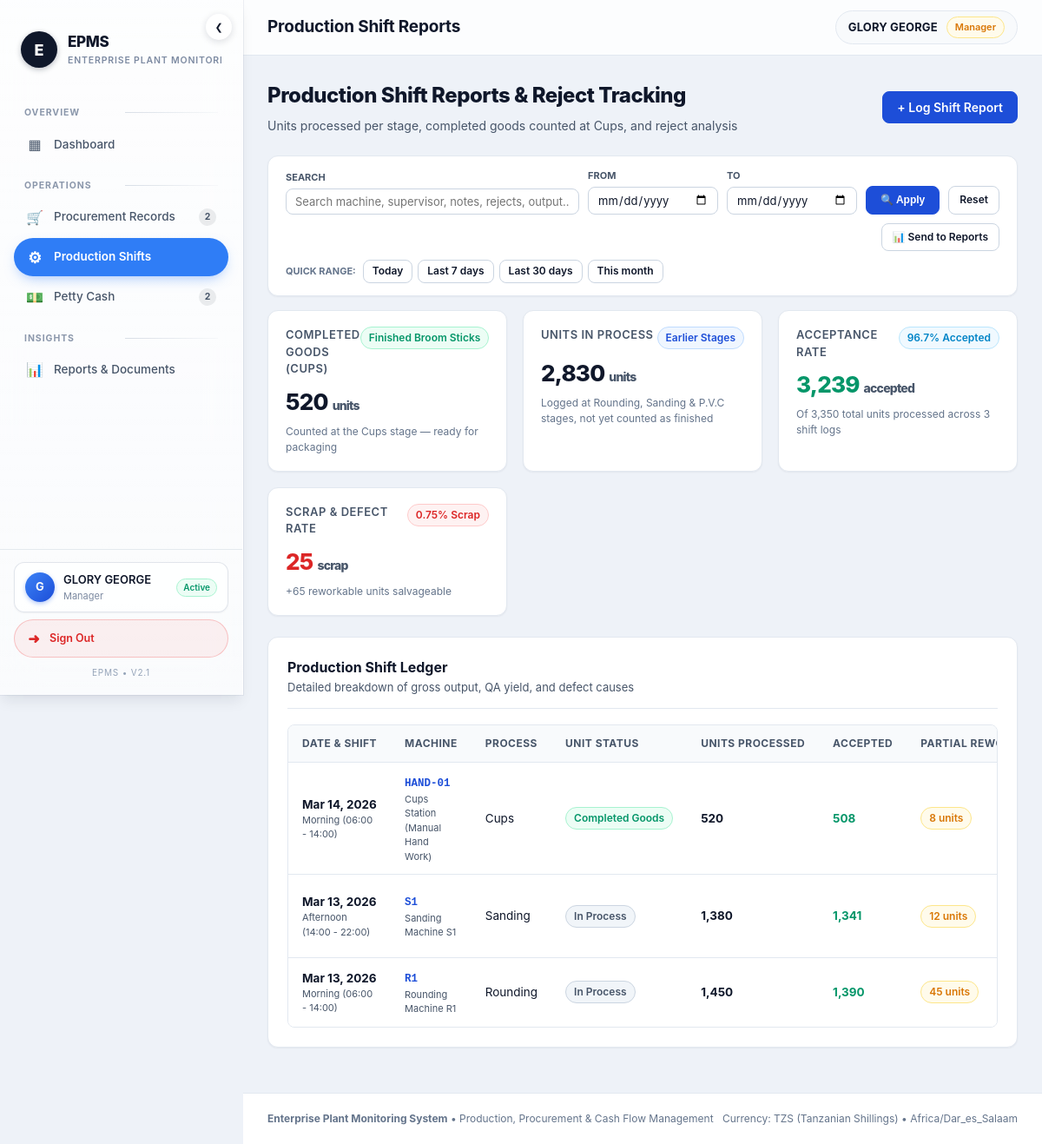
Screenshot of /production.php (signed in) with the database file from the repository.
### tables this page shows
CREATE TABLE `daily_reports` (
  `id` INT UNSIGNED NOT NULL AUTO_INCREMENT,
  `report_date` DATE NOT NULL,
  `shift` VARCHAR(60) NOT NULL,
  `supervisor_id` INT UNSIGNED NULL,
  `machine_id` INT UNSIGNED NULL,
  `units_produced` INT UNSIGNED NOT NULL DEFAULT 0,
  `good_units` INT UNSIGNED NOT NULL DEFAULT 0,
  `supervisor_notes` TEXT NULL,
  `created_at` DATETIME NOT NULL DEFAULT CURRENT_TIMESTAMP,
  PRIMARY KEY (`id`),
  CONSTRAINT `fk_reports_supervisor` FOREIGN KEY (`supervisor_id`) REFERENCES `users` (`id`) ON DELETE SET NULL,
  CONSTRAINT `fk_reports_machine` FOREIGN KEY (`machine_id`) REFERENCES `machines` (`id`) ON DELETE SET NULL
);

CREATE TABLE `machines` (
  `id` INT UNSIGNED NOT NULL AUTO_INCREMENT,
  `code` VARCHAR(30) NOT NULL,
  `name` VARCHAR(150) NOT NULL,
  `process_id` INT UNSIGNED NOT NULL,
  `status` VARCHAR(20) NOT NULL DEFAULT 'Operational',
  PRIMARY KEY (`id`),
  UNIQUE KEY `uq_machines_code` (`code`),
  CONSTRAINT `fk_machines_process` FOREIGN KEY (`process_id`) REFERENCES `processes` (`id`) ON DELETE CASCADE
);

### includes/functions.php (called while the page is built, shortened)
<?php
function formatNumber(int|float $num): string {
    return number_format($num);
}
function formatDate(string $date): string {
    return date('M d, Y', strtotime($date));
}

### production.php (the view, shortened to what this page needs)
<?php
require_once __DIR__ . '/includes/functions.php';
require_once __DIR__ . '/components/filter_bar.php';
$currentUserRole = $_SESSION['user_role'];
$filter = read_filter_params();
$searchSql = "";
$stmtReports = $db->prepare("
    SELECT r.*,
           m.code AS machine_code,
           m.name AS machine_name,
           COALESCE(p.id, 0) AS process_id,
           COALESCE(p.name, 'General') AS process_name,
           u.name AS supervisor_name,
           COALESCE(l.partial_reject_count, 0) AS partial_rejects,
           COALESCE(l.total_reject_count, 0) AS scrap_rejects,
           l.reject_reason,
           l.root_cause
    FROM daily_reports r
    JOIN machines m ON r.machine_id = m.id
    JOIN users u ON r.supervisor_id = u.id
    LEFT JOIN process_reject_logs l ON l.report_id = r.id
    LEFT JOIN processes p ON l.process_id = p.id
    WHERE 1=1
      " . ($filter['from'] !== '' ? " AND r.report_date >= :date_from" : "") . "
      " . ($filter['to'] !== '' ? " AND r.report_date <= :date_to" : "") . "
      " . $searchSql . "
    ORDER BY r.report_date DESC, r.id DESC
");
$stmtReports->execute();
$reports = $stmtReports->fetchAll();
$aggProduced = 0;
$aggGood = 0;
$aggScrap = 0;
$aggPartial = 0;
$aggCompletedUnits = 0;
$aggInProcessUnits = 0;
foreach ($reports as $r) {
    $aggProduced += (int)$r['units_produced'];
    $aggGood += (int)$r['good_units'];
    $aggScrap += (int)$r['scrap_rejects'];
    $aggPartial += (int)$r['partial_rejects'];
    if ((int)($r['process_id'] ?? 0) === 5) {
        $aggCompletedUnits += (int)$r['units_produced'];
    } else {
        $aggInProcessUnits += (int)$r['units_produced'];
    }
}
$aggYield = $aggProduced > 0 ? round(($aggGood / $aggProduced) * 100, 1) : 0;
$aggScrapRate = $aggProduced > 0 ? round(($aggScrap / $aggProduced) * 100, 2) : 0;
$showNew = isset($_GET['action']) && $_GET['action'] === 'new' && in_array($currentUserRole, ['Manager', 'CEO'], true);
include __DIR__ . '/components/header.php';
?>
<main class="page-container">
    <div class="page-header" style="display:flex; justify-content:space-between; align-items:center; flex-wrap:wrap; gap:12px;">
        <div>
            <h2 class="page-title">Production Shift Reports &amp; Reject Tracking</h2>
            <p class="page-subtitle">Units processed per stage, completed goods counted at Cups, and reject analysis</p>
        </div>
        <div style="display:flex; gap:10px; align-items:center;">
            <?php if ($currentUserRole === 'Accountant'): ?>
                <span class="badge badge-info" style="padding:6px 12px; font-size:12px;">&#128065; Accountant: View Only (expenses are managed in Petty Cash)</span>
            <?php elseif (!$showNew): ?>
                <a href="/production.php?action=new" class="btn btn-primary">+ Log Shift Report</a>
            <?php else: ?>
                <a href="/production.php" class="btn btn-secondary">&larr; Back to Shift Logs</a>
            <?php endif; ?>
        </div>
    </div>
    <div class="stats-grid">        <div class="stat-card">
            <div class="stat-header">
                <span class="stat-title">Completed Goods (Cups)</span>
                <span class="badge badge-success">Finished Broom Sticks</span>
            </div>
            <div class="stat-value"><?= formatNumber($aggCompletedUnits) ?> <span style="font-size:14px; color:var(--text-muted);">units</span></div>
            <div class="stat-desc">Counted at the Cups stage &mdash; ready for packaging</div>
        </div>
        <div class="stat-card">
            <div class="stat-header">
                <span class="stat-title">Units In Process</span>
                <span class="badge badge-primary">Earlier Stages</span>
            </div>
            <div class="stat-value"><?= formatNumber($aggInProcessUnits) ?> <span style="font-size:14px; color:var(--text-muted);">units</span></div>
            <div class="stat-desc">Logged at Rounding, Sanding &amp; P.V.C stages, not yet counted as finished</div>
        </div>
        <div class="stat-card">
            <div class="stat-header">
                <span class="stat-title">Acceptance Rate</span>
                <span class="badge badge-info"><?= $aggYield ?>% Accepted</span>
            </div>
            <div class="stat-value" style="color:var(--success);">
                <?= formatNumber($aggGood) ?> <span style="font-size:14px; color:var(--text-muted);">accepted</span>
            </div>
            <div class="stat-desc">
                Of <?= formatNumber($aggProduced) ?> total units processed across <?= count($reports) ?> shift logs
            </div>
        </div>
        <div class="stat-card">
            <div class="stat-header">
                <span class="stat-title">Scrap &amp; Defect Rate</span>
                <span class="badge badge-danger"><?= $aggScrapRate ?>% Scrap</span>
            </div>
            <div class="stat-value" style="color:var(--danger);"><?= formatNumber($aggScrap) ?> <span style="font-size:14px; color:var(--text-muted);">scrap</span></div>
            <div class="stat-desc">
                +<?= formatNumber($aggPartial) ?> reworkable units salvageable
            </div>
        </div>
    </div>
    <div class="card">
        <div class="card-header">
            <div>
                <h3 class="card-title">Production Shift Ledger</h3>
                <p class="card-subtitle">Detailed breakdown of gross output, QA yield, and defect causes</p>
            </div>
        </div>
        <div class="table-responsive">
            <table class="table">
                <thead>
                    <tr>
                        <th>Date &amp; Shift</th>
                        <th>Machine</th>
                        <th>Process</th>
                        <th>Unit Status</th>
                        <th>Units Processed</th>
                        <th>Accepted</th>
                        <th>Partial Rework</th>
                    </tr>
                </thead>
                <tbody>
                    <?php if (empty($reports)): ?>
                        <tr><td colspan="10" class="empty-state">No shift reports match the current search / date filter.</td></tr>
                    <?php else: ?>                        <?php foreach ($reports as $r):
                            $isCompleted = ((int)$r['process_id'] === 5);
                        ?>
                            <tr>
                                <td>
                                    <strong><?= formatDate($r['report_date']) ?></strong>
                                    <div style="font-size:11px; color:var(--text-muted);">
                                        <?= htmlspecialchars($r['shift']) ?>
                                    </div>
                                </td>
                                <td>
                                    <span class="mono" style="font-weight:700; color:var(--primary);">
                                        <?= htmlspecialchars($r['machine_code']) ?>
                                    </span>
                                    <div style="font-size:11px; color:var(--text-muted);">
                                        <?= htmlspecialchars($r['machine_name']) ?>
                                    </div>
                                </td>
                                <td><?= htmlspecialchars($r['process_name']) ?></td>
                                <td>
                                    <?php if ($isCompleted): ?>
                                        <span class="badge badge-success">Completed Goods</span>
                                    <?php else: ?>
                                        <span class="badge badge-secondary">In Process</span>
                                    <?php endif; ?>
                                </td>
                                <td><strong><?= formatNumber($r['units_produced']) ?></strong></td>
                                <td><span style="color:var(--success); font-weight:700;">
                                    <?= formatNumber($r['good_units']) ?>
                                </span></td>
                                <td>
                                    <?php if ($r['partial_rejects'] > 0): ?>
                                        <span class="badge badge-warning"><?= formatNumber($r['partial_rejects']) ?> units</span>
                                    <?php else: ?>
                                        <span style="color:var(--text-subtle);">&mdash;</span>
                                    <?php endif; ?>
                                </td>
                            </tr>
                        <?php endforeach; ?>
                    <?php endif; ?>
                </tbody>
            </table>
        </div>
    </div>
</main>
<?php include __DIR__ . '/components/footer.php'; ?>

### rows the page displays
daily_reports: report_date "Mar 14, 2026", shift "Morning (06:00 - 14:00)", machine.code "HAND-01", machine.name "Cups Station (Manual Hand Work)", process_name "Cups", shows "Completed Goods", units_produced "520", good_units "508", partial_rejects "8"
daily_reports: report_date "Mar 13, 2026", shift "Afternoon (14:00 - 22:00)", machine.code "S1", machine.name "Sanding Machine S1", process_name "Sanding", shows "In Process", units_produced "1,380", good_units "1,341", partial_rejects "12"
daily_reports: report_date "Mar 13, 2026", shift "Morning (06:00 - 14:00)", machine.code "R1", machine.name "Rounding Machine R1", process_name "Rounding", shows "In Process", units_produced "1,450", good_units "1,390", partial_rejects "45"

### other values shown
$icon "▦ 🛒 ⚙ 💵 📊"
$label "Dashboard Procurement Records Production Shifts Petty Cash Reports & Documents"
$badge "2 2"
$currentUserInitial "G"
$currentUserName "GLORY GEORGE"
$currentUserRole "Manager"
$currentUserStatus "Active"
$pageTitle "Production Shift Reports"
formatNumber($aggCompletedUnits) "520"
formatNumber($aggInProcessUnits) "2,830"
$aggYield "96.7"
formatNumber($aggGood) "3,239"
formatNumber($aggProduced) "3,350"
count($reports) "3"
$aggScrapRate "0.75"
